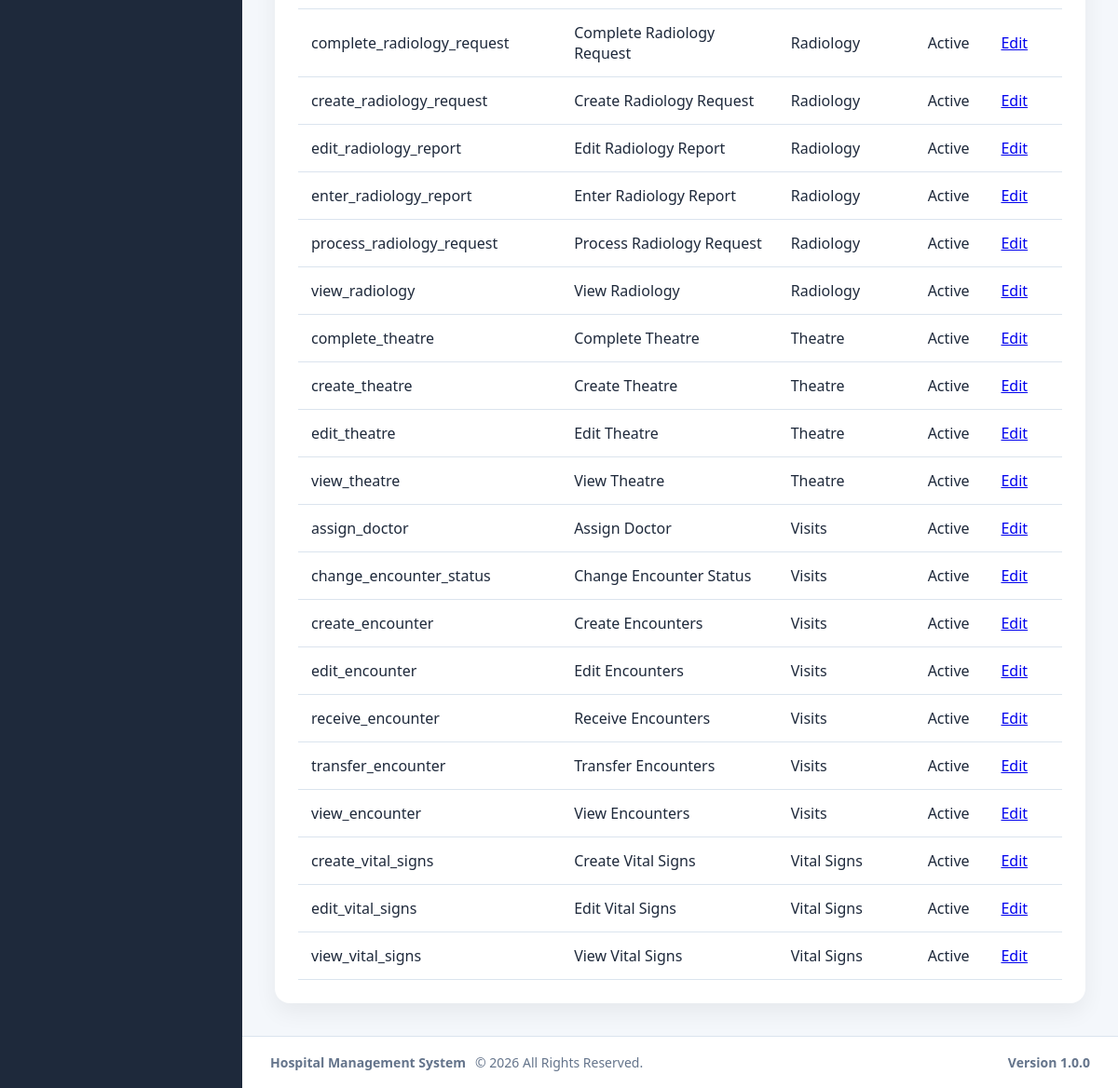
The app's page /modules/administration/permissions/index.php (signed in, lower part), older data.
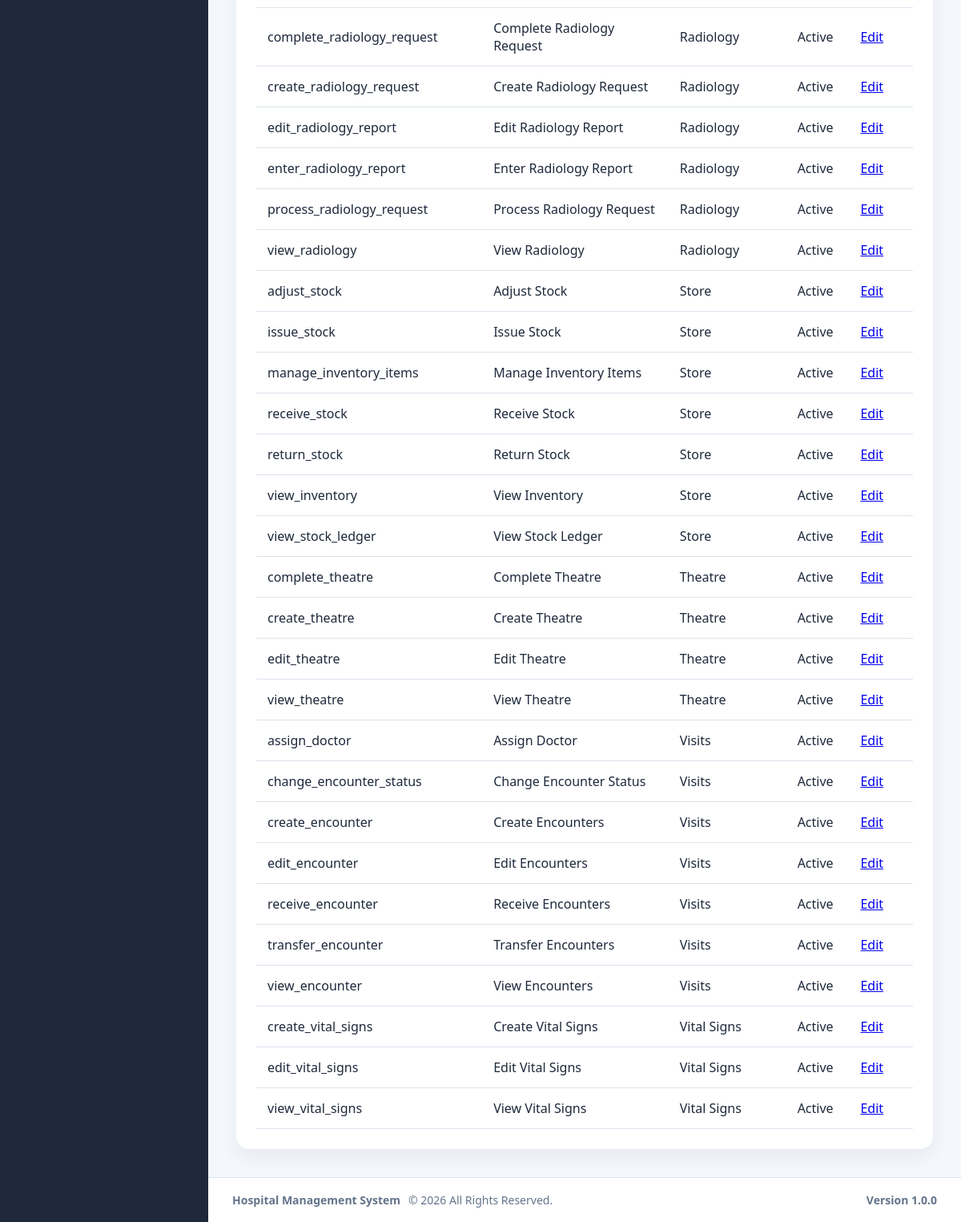
The same page, newer data.
### tables this page shows
CREATE TABLE `permissions` (
  `id` int(11) NOT NULL AUTO_INCREMENT,
  `permission_key` varchar(100) NOT NULL,
  `permission_name` varchar(150) NOT NULL,
  `module` varchar(100) NOT NULL,
  `description` text DEFAULT NULL,
  `is_active` tinyint(1) NOT NULL DEFAULT 1,
  `created_at` timestamp NOT NULL DEFAULT current_timestamp(),
  `updated_at` timestamp NULL DEFAULT NULL ON UPDATE current_timestamp(),
  PRIMARY KEY (`id`),
  UNIQUE KEY `uq_permissions_key` (`permission_key`),
  KEY `idx_permissions_module` (`module`),
  KEY `idx_permissions_active` (`is_active`)
);

### config/app.php (called while the page is built, shortened)
<?php
$configuredEnvironment = strtolower(trim((string)getenv('HMS_APP_ENV')));
$allowedEnvironments = ['development', 'testing', 'production'];
$applicationEnvironment = in_array(
    $configuredEnvironment,
    $allowedEnvironments,
    true
) ? $configuredEnvironment : 'production';
$developmentBypassValue = strtolower(
    trim((string)getenv('HMS_ENABLE_DEV_AUTH_BYPASS'))
);
$developmentAuthBypass = $applicationEnvironment === 'development'
    && in_array(
        $developmentBypassValue,
        ['1', 'true', 'yes', 'on'],
        true
    );
$configuredDocumentStorageRoot = trim(
    (string)getenv('HMS_DOCUMENT_STORAGE_ROOT')
);
$documentStorageRoot = $configuredDocumentStorageRoot !== ''
    ? $configuredDocumentStorageRoot
    : dirname(__DIR__, 3) . DIRECTORY_SEPARATOR . 'hms_secure_documents';
return [
    'app' => [
        'name' => 'Hospital Management System',
        'version' => '1.0.0',
        'timezone' => 'Africa/Lagos',
        'environment' => $applicationEnvironment,
        'development_auth_bypass' => $developmentAuthBypass,
        'base_url' => '/hospital_management_system'
    ],
    'hospital' => [
        'code' => 'HMS',
        'name' => 'Hospital Management System',
        'currency' => '₦'
    ],
    'database' => [
        'host' => 'localhost',
        'name' => 'hospital_management_system',
        'user' => 'root',
        'pass' => ''
    ],
    'security' => [
        'max_failed_login_attempts' => 5,
        'session_timeout_seconds' => 1800
    ],
    'documents' => [
        'storage_root' => $documentStorageRoot,
        'storage_provider' => 'local'
    ]
];

### config/helpers.php (called while the page is built, shortened)
<?php
function e($value): string
{
    return htmlspecialchars(
        (string)$value,
        ENT_QUOTES,
        'UTF-8'
    );
}

### modules/administration/partials/bootstrap.php (called while the page is built, shortened)
<?php
require_once __DIR__ . '/../../../config/auth.php';
require_once __DIR__ . '/../../../config/database.php';
require_once __DIR__ . '/../../../config/helpers.php';
require_once __DIR__ . '/../../../services/PermissionService.php';
require_once __DIR__ . '/../../../services/UserDepartmentService.php';
$permissionService = new PermissionService($pdo);

### services/PermissionService.php (called while the page is built, shortened)
<?php
class PermissionService
{
    private PDO $pdo;
    public function __construct(PDO $pdo, ?SettingsService $settingsService = null)
    {
        $this->pdo = $pdo;
    }
    public function listPermissions(bool $includeInactive = true): array
    {
        $sql = '
            SELECT id, permission_key, permission_name, module,
                   description, is_active, created_at, updated_at
            FROM permissions
        ';
        $sql .= ' ORDER BY module, permission_name';
        try {
            return $this->pdo->query($sql)->fetchAll(PDO::FETCH_ASSOC);
        } catch (Throwable $exception) {
            return [];
        }
    }
}

### modules/administration/permissions/index.php (the view, shortened to what this page needs)
<?php
require_once __DIR__ . '/../partials/bootstrap.php';
$permissions = $permissionService->listPermissions();
require_once __DIR__ . '/../../../layouts/header.php';
require_once __DIR__ . '/../../../layouts/sidebar.php';
?>
<main class="content">
    <section class="card">
        <table>
            <tbody><?php foreach ($permissions as $permission): ?>
                <tr>
                    <td><?= e($permission['permission_key']) ?></td>
                    <td><?= e($permission['permission_name']) ?></td>
                    <td><?= e($permission['module']) ?></td>
                    <td><?= !empty($permission['is_active']) ? 'Active' : 'Inactive' ?></td>
                    <td><a href="edit.php?id=<?= (int)$permission['id'] ?>">Edit</a></td>
                </tr>
            <?php endforeach; ?></tbody>
        </table>
    </section>
</main>
<?php require_once __DIR__ . '/../../../layouts/footer.php'; ?>

### layouts/header.php (shortened to what this page needs)
<?php
require_once __DIR__ . '/../config/helpers.php';
$config = require __DIR__ . '/../config/app.php';
$baseUrl = rtrim(
    $config['app']['base_url'],
    '/'
);
?>
<!DOCTYPE html>
<html lang="en">
<head>
    <link
        rel="stylesheet"
        href="<?= e($baseUrl) ?>/assets/css/dashboard.css">
</head>
<body>
<div class="wrapper">

### layouts/sidebar.php (shortened to what this page needs)
<?php
if ($currentUser && isset($pdo)) {
    require_once __DIR__ . '/../services/PermissionService.php';
}
?>
<aside class="sidebar">
</aside>
<div class="main-container">

### layouts/footer.php (shortened to what this page needs)
<?php
$currentYear = date('Y');
$config = require __DIR__ . '/../config/app.php';
?>
<footer class="footer">
    <div class="footer-left">
        <strong>Hospital Management System</strong>
        <span>
            © <?= $currentYear ?>
            All Rights Reserved.
        </span>
    </div>
    <div class="footer-right">
        Version 1.0.0
    </div>
</footer>
</div>
</div>
</body>
</html>

### assets/css/dashboard.css (style rules this page uses)
* { margin:0; padding:0; box-sizing:border-box; }
:root { --primary:#2563eb; --primary-dark:#1d4ed8; --success:#16a34a; --warning:#f59e0b; --danger:#dc2626; --sidebar:#1e293b; --sidebar-hover:#334155; --background:#f4f7fb; --white:#ffffff; --border:#dbe4ee; --text:#1e293b; --text-light:#64748b; --shadow:0 10px 25px rgba(0,0,0,.06); }
body { font-family: "Segoe UI", Tahoma, Geneva, Verdana, Arial, sans-serif; background:var(--background); color:var(--text); }
.wrapper { display:flex; min-height:100vh; }
.sidebar { width:260px; background:var(--sidebar); color:#fff; padding:30px 20px; }
.content { flex:1; padding:35px; }
.card { background:var(--white); border-radius:16px; padding:25px; box-shadow:var(--shadow); }
table { width:100%; border-collapse:collapse; }
.footer { display:flex; justify-content:space-between; align-items:center; padding:18px 30px; background:#ffffff; border-top:1px solid var(--border); color:var(--text-light); font-size:14px; }
.footer-left { display:flex; align-items:center; gap:10px; }
.footer-right { font-weight:600; }
.main-container { flex:1; display:flex; flex-direction:column; min-height:100vh; }

Row changes from the older to the newer data that the page shows:
added permissions: permission_key "adjust_stock", permission_name "Adjust Stock", module "Store", is_active "Active"
added permissions: permission_key "issue_stock", permission_name "Issue Stock", module "Store", is_active "Active"
added permissions: permission_key "manage_inventory_items", permission_name "Manage Inventory Items", module "Store", is_active "Active"
added permissions: permission_key "receive_stock", permission_name "Receive Stock", module "Store", is_active "Active"
added permissions: permission_key "return_stock", permission_name "Return Stock", module "Store", is_active "Active"
added permissions: permission_key "view_inventory", permission_name "View Inventory", module "Store", is_active "Active"
added permissions: permission_key "view_stock_ledger", permission_name "View Stock Ledger", module "Store", is_active "Active"
